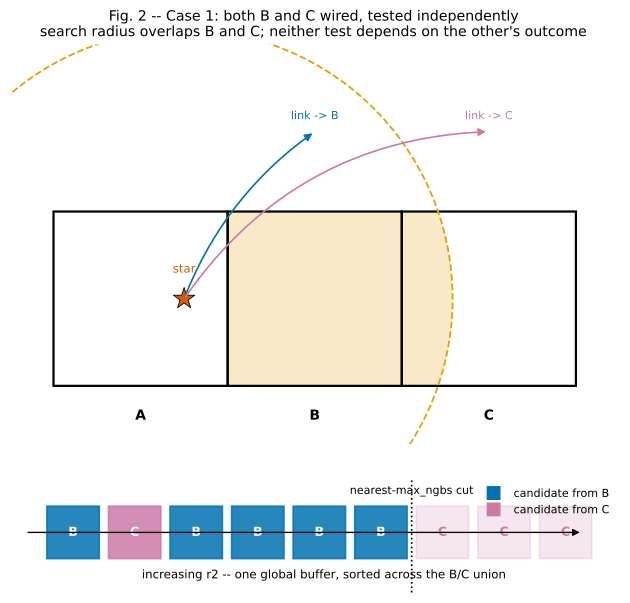

Python code for this plot:
"""Figure 2: Case 1, |A|B|C| with both B and C wired and independently tested.

Star sits in leaf A; the search radius overlaps into B and C. B and C are
each reached through their OWN link in radiation_level->stars.radiation_in
and tested independently (no B-to-C shadowing or ordering). Candidates found
in either cell merge into one global distance-sorted buffer.
"""

from __future__ import annotations

import matplotlib.lines as mlines
import matplotlib.patches as mpatches
import matplotlib.pyplot as plt
import numpy as np

from style import (
    BLACK,
    CANDIDATE_COLOR,
    REDDISH_PURPLE,
    WINDOW_COLOR,
    WIRED_COLOR,
    draw_arrow,
    draw_box,
    new_figure,
    save_figure,
    star_marker,
)

B_COLOR = WIRED_COLOR
C_COLOR = REDDISH_PURPLE


def make_figure(output_path: str) -> None:
    """Render and save fig2 (PNG + PDF) to ``output_path`` (no extension)."""
    fig, (ax_top, ax_bot) = plt.subplots(
        2, 1, figsize=(6.4, 6.6), dpi=150, gridspec_kw={"height_ratios": [2.1, 1.0]}
    )
    for ax in (ax_top, ax_bot):
        ax.set_facecolor("white")
    fig.patch.set_facecolor("white")

    # --- Top panel: cell row + search radius -------------------------------
    w, h = 1.2, 1.2
    a0, b0, c0 = 0.0, w, 2 * w
    for x0, name in ((a0, "A"), (b0, "B"), (c0, "C")):
        draw_box(ax_top, (x0, 0), w, h, lw=1.6, zorder=4)
        ax_top.text(
            x0 + w / 2,
            -0.16,
            name,
            ha="center",
            va="top",
            fontsize=10,
            fontweight="bold",
        )

    star_xy = (a0 + 0.75 * w, 0.5 * h)
    radius = 1.85

    circle = mpatches.Circle(
        star_xy, radius, fill=False, ls="--", lw=1.3, edgecolor=WINDOW_COLOR, zorder=5
    )
    ax_top.add_patch(circle)
    shade_clip = mpatches.Circle(star_xy, radius, transform=ax_top.transData)
    shade = mpatches.Rectangle(
        (b0, 0), 2 * w, h, facecolor=WINDOW_COLOR, alpha=0.22, zorder=1
    )
    shade.set_clip_path(shade_clip)
    ax_top.add_patch(shade)

    star_marker(ax_top, star_xy, size=260)
    ax_top.text(
        star_xy[0],
        star_xy[1] + 0.18,
        "star",
        ha="center",
        fontsize=8.5,
        color="#D55E00",
    )

    draw_arrow(
        ax_top,
        star_xy,
        (b0 + w / 2, h + 0.55),
        color=B_COLOR,
        lw=1.2,
        connectionstyle="arc3,rad=-0.15",
        zorder=6,
    )
    draw_arrow(
        ax_top,
        star_xy,
        (c0 + w / 2, h + 0.55),
        color=C_COLOR,
        lw=1.2,
        connectionstyle="arc3,rad=-0.25",
        zorder=6,
    )
    ax_top.text(
        b0 + w / 2,
        h + 0.62,
        "link -> B",
        ha="center",
        va="bottom",
        fontsize=8,
        color=B_COLOR,
    )
    ax_top.text(
        c0 + w / 2,
        h + 0.62,
        "link -> C",
        ha="center",
        va="bottom",
        fontsize=8,
        color=C_COLOR,
    )

    ax_top.set_xlim(-0.3, 3 * w + 0.3)
    ax_top.set_ylim(-0.4, h + 1.15)
    ax_top.set_aspect("equal")
    ax_top.axis("off")
    ax_top.set_title(
        "Fig. 2, Case 1: both B and C wired, tested independently\n"
        "search radius overlaps B and C; neither test depends on the other's outcome",
        fontsize=10.2,
    )

    # --- Bottom panel: merge into one distance-sorted buffer ----------------
    rng = np.random.default_rng(7)
    n_b, n_c = 5, 4
    r2_b = np.sort(rng.uniform(0.05, 0.9, n_b))
    r2_c = np.sort(rng.uniform(0.3, 1.0, n_c))
    entries = sorted(
        [(r, "B") for r in r2_b] + [(r, "C") for r in r2_c], key=lambda t: t[0]
    )
    max_ngbs_demo = 6

    x_positions = np.arange(len(entries))
    for i, (r2, origin) in enumerate(entries):
        color = B_COLOR if origin == "B" else C_COLOR
        kept = i < max_ngbs_demo
        draw_box(
            ax_bot,
            (i, 0),
            0.85,
            0.85,
            edgecolor=color,
            facecolor=color,
            alpha=0.85 if kept else 0.18,
            lw=1.2,
        )
        ax_bot.text(
            i + 0.425,
            0.425,
            origin,
            ha="center",
            va="center",
            fontsize=9,
            color="white" if kept else color,
            fontweight="bold",
        )

    ax_bot.axvline(max_ngbs_demo - 0.075, color=BLACK, ls=":", lw=1.2)
    ax_bot.text(
        max_ngbs_demo - 0.075, 1.05, "nearest-max_ngbs cut", ha="center", fontsize=8
    )
    ax_bot.annotate(
        "",
        xy=(len(entries) - 0.3, 0.425),
        xytext=(-0.35, 0.425),
        arrowprops=dict(arrowstyle="-|>", color=BLACK, lw=1.0),
    )
    ax_bot.text(
        len(entries) / 2,
        -0.32,
        "increasing r2, one global buffer, sorted across the B/C union",
        ha="center",
        fontsize=8.5,
    )

    legend_handles = [
        mlines.Line2D(
            [],
            [],
            color=B_COLOR,
            marker="s",
            linestyle="",
            markersize=9,
            label="candidate from B",
        ),
        mlines.Line2D(
            [],
            [],
            color=C_COLOR,
            marker="s",
            linestyle="",
            markersize=9,
            label="candidate from C",
        ),
    ]
    ax_bot.legend(handles=legend_handles, loc="upper right", fontsize=8, frameon=False)

    ax_bot.set_xlim(-0.6, len(entries) + 0.3)
    ax_bot.set_ylim(-0.55, 1.3)
    ax_bot.set_aspect("equal")
    ax_bot.axis("off")

    fig.tight_layout()
    save_figure(fig, output_path)


if __name__ == "__main__":
    make_figure("fig2_case1_independent_merge")
